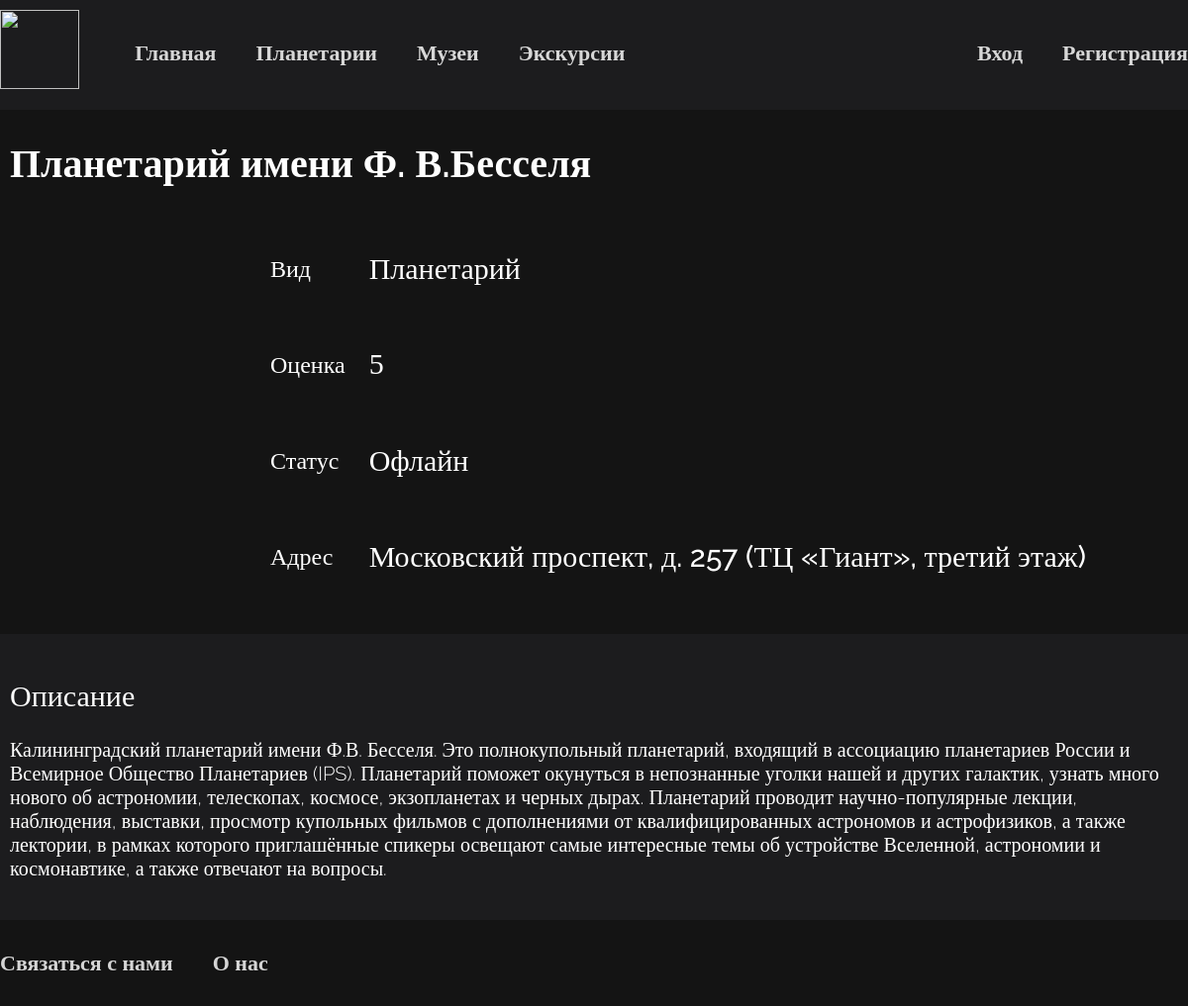
The page /place/id=1 on the database its author committed.
### space/models.py (models this page shows, shortened)
class Place(models.Model):
    category = models.ForeignKey(Category, on_delete=models.CASCADE)
    name = models.CharField(max_length=200)
    description = models.TextField()
    rate = models.PositiveIntegerField(null=True)
    is_online = models.BooleanField(default=False)
    address = models.CharField(max_length=60, null=True)
    img = models.ImageField(upload_to='images')
    date_created = models.DateTimeField(default=timezone.now)

class Category(models.Model):
    name = models.CharField(max_length=30)
    cname = models.CharField(max_length=30, null=True)
    class Meta:
        verbose_name_plural = 'Categories'
    def __str__(self) -> str:
        return self.name

### space/views.py (the view)
# urls.py: path('place/id=<place_id>', place, name='place'),
def place(request, place_id):
    place = Place.objects.get(id=place_id)
    context = {
        'title': place.name,
        'place': place,
    }
    return render(request, 'space/place.html', context)

### space/templates/space/place.html (shortened to what this page needs)
{% extends 'space/base.html' %}
{% load static %}
{% block css %}
    <link rel="stylesheet" href="{% static 'css/styles.css' %}">
{% endblock %}
{% block content %}
<section class="section__place">
    <div class="block">
        <h1 class="h1" style="margin-top: 0;">{{ place.name }}</h1>
        <div class="place-grid-main">
            <div class="place-img-block">
            </div>
            <div>
                <table class="place__table">
                    <tr class="tr">
                        <td class="td">
                            <h4 class="h4"  style="font-weight: 100;">Вид</h4>
                        </td>
                        <td class="td">
                            <h2 class="h2">{{ place.category }}</h2>
                        </td>
                    </tr>
                    <tr class="tr">
                        <td class="td">
                            <h4 class="h4" style="font-weight: 100;">Оценка</h4>
                        </td>
                        <td class="td">
                            <h2 class="h2" style="font-family: Tahoma;">{{ place.rate }} <i class="fa-regular fa-star fa-2xs"></i></h2>
                        </td>
                    </tr>
                    <tr class="tr">
                        <td class="td">
                            <h4 class="h4" style="font-weight: 100;">Статус</h4>
                        </td>
                        <td class="td">
                            <h2 class="h2">{% if place.is_online %} Онлайн {% else %} Офлайн {% endif %}</h2>
                        </td>
                    </tr>
                    {% if place.address != 'None' %}
                    <tr class="tr">
                        <td class="td">
                            <h4 class="h4" style="font-weight: 100;">Адрес</h4>
                        </td>
                        <td class="td">
                            <h2 class="h2">{{ place.address }}</h2>
                        </td>
                    </tr>
                    {% endif %}
                </table>
            </div>
        </div>
    </div>
</section>
<section class="section__description">
    <div class="block">
        <h2 class="h2">Описание</h2>
        <p class="p">{{ place.description }}</p>
    </div>
</section>
{% endblock %}

### static/css/base.css (style rules this page uses)
:root { --main-black-color: #1c1c1e; --main-black-bgcolor: #141414; }
body { margin: 0; padding: 0; background-color: var(--main-black-bgcolor); }
h1, h2, h3, h3, h4, h5, h6, p, span, a { font-family: 'Raleway'; color: inherit; padding: 0; }
section { width: 100%; background-color: transparent; }
.h1 { font-weight: 600; font-size: 40px; }
.h2 { font-weight: 500; font-size: 30px; }
.h4 { font-size: 24px; font-size: 300; }
.p, .span { font-size: 20px; font-weight: 300; }
.place-grid-main { display: grid; grid-template-columns: 260px auto; align-items: top; }

### static/css/adaptive.css (style rules this page uses)
@media (max-width: 1200px) { .block { padding: 0 10px; } }

### static/css/styles.css (style rules this page uses)
.section__place { padding: 30px 0; max-width: 100%; background-color: var(--main-black-bgcolor); }
.section__description { background-color: var(--main-black-color); padding: 20px 0px; }
.block { color: #fff; max-width: 1200px; margin: 0 auto; }
.tr { height: 1px; }
.place__table h4 { padding-right: 20px; }

### rows shown on the page
Place: name "Планетарий имени Ф. В.Бесселя", category "Планетарий", rate "5", address "Московский проспект, д. 257 (ТЦ «Гиант», третий этаж)", description "Калининградский планетарий имени Ф.В. Бесселя. Это полнокупольный планетарий, входящий в ассоциацию планетариев России и Всемирное Общество Планетариев (IPS). Планетарий поможет окунуться в непознанные уголки нашей и других галактик, узнать много нового об астрономии, телескопах, космосе, экзопланетах и черных дырах. Планетарий проводит научно-популярные лекции, наблюдения, выставки, просмотр купольных фильмов с дополнениями от квалифицированных астрономов и астрофизиков, а также лектории, в рамках которого приглашённые спикеры освещают самые интересные темы об устройстве Вселенной, астрономии и космонавтике, а также отвечают на вопросы."
